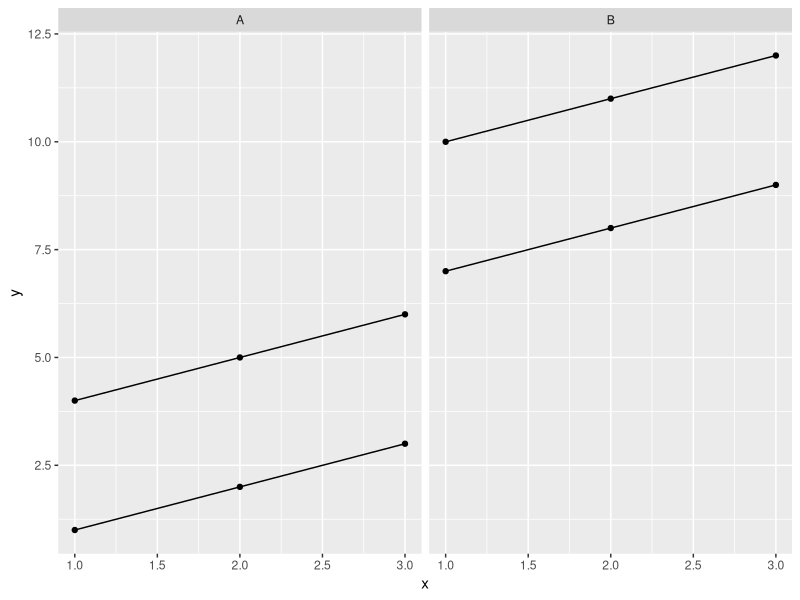
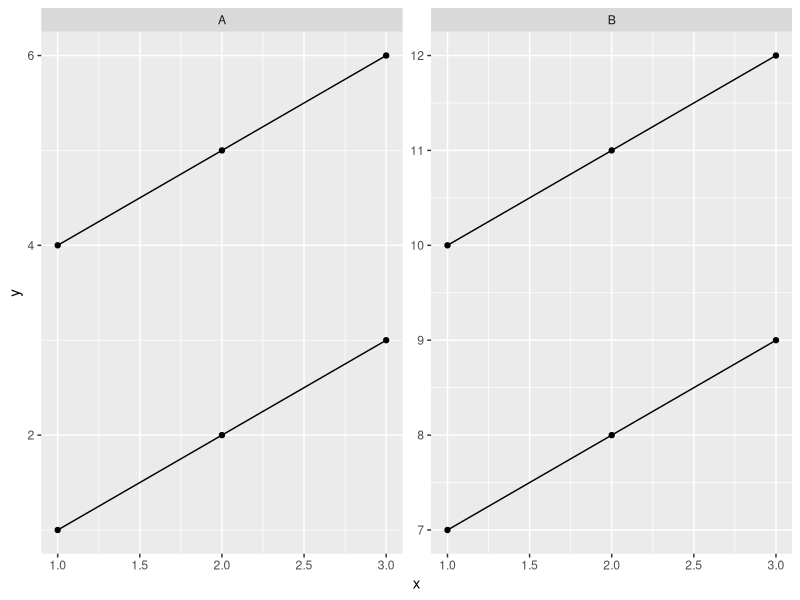

Reproduce these figures in R, in order.
## ---- chunk 1
library(ggplot2); library(dplyr)
## ---- chunk 2
dat <- data.frame(x = rep(1:3, 4),
                  y = c(1:12), 
                  individual = factor(c(1,1,1, 2,2,2, 3,3,3, 4,4,4)),
                  type = factor(c(rep("A", 6), rep("B", 6)))
)

# Fixed scale
 dat %>% ggplot(aes(x = x, y = y, group = individual)) +
        geom_point() + facet_wrap(type ~ .) +
        geom_line()
## ---- chunk 3
# Free y-axis
 dat %>% ggplot(aes(x = x, y = y, group = individual)) +
        geom_point() + facet_wrap(type ~ ., scales = "free_y") +
        geom_line()
